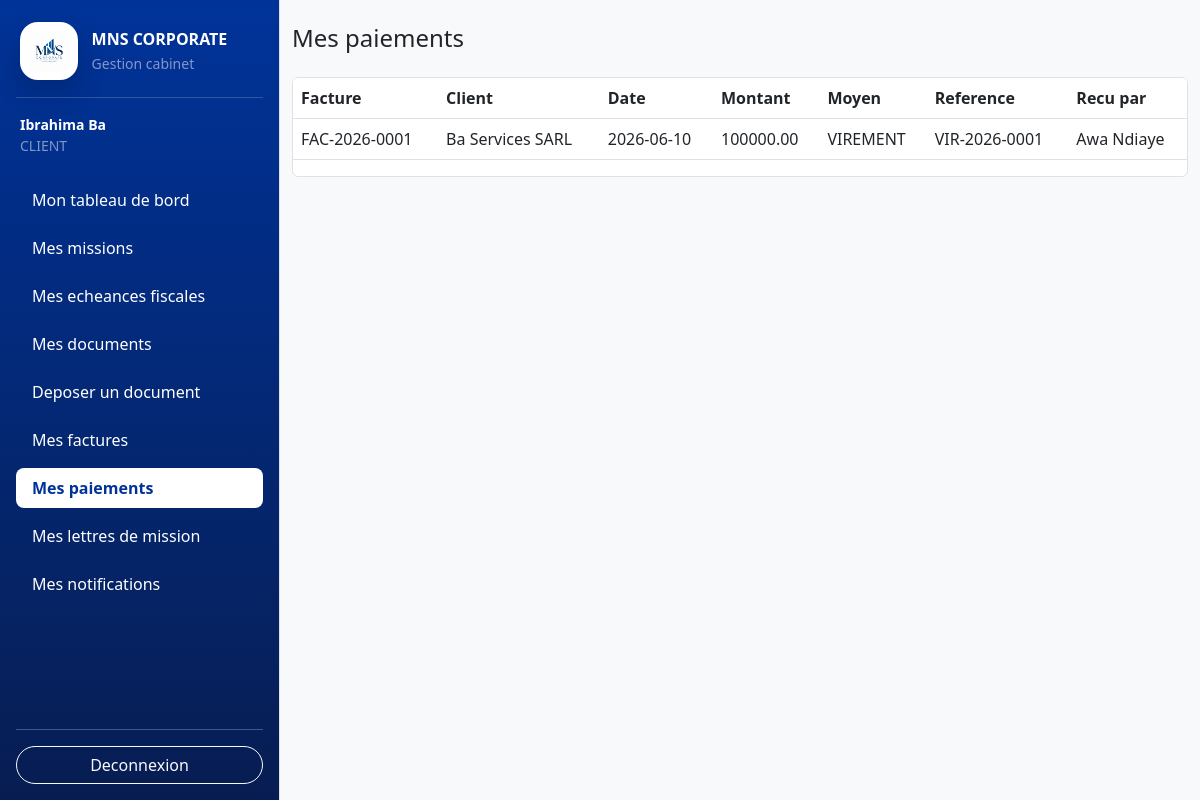
/frontend/views/payments/list.php (signed in), run on the app's committed database.
### tables this page shows
CREATE TABLE IF NOT EXISTS payments (
    id INT UNSIGNED AUTO_INCREMENT PRIMARY KEY,
    invoice_id INT UNSIGNED NOT NULL,
    payment_date DATE NOT NULL,
    amount DECIMAL(12,2) NOT NULL,
    payment_method ENUM('ESPECES', 'VIREMENT', 'CHEQUE', 'WAVE', 'ORANGE_MONEY', 'AUTRE')
        NOT NULL DEFAULT 'VIREMENT',
    reference_number VARCHAR(100) NULL,
    notes TEXT NULL,
    received_by INT UNSIGNED NOT NULL,
    created_at TIMESTAMP DEFAULT CURRENT_TIMESTAMP,
    CONSTRAINT fk_payments_invoice
        FOREIGN KEY (invoice_id) REFERENCES invoices(id)
        ON DELETE CASCADE
        ON UPDATE CASCADE,
    CONSTRAINT fk_payments_received_by
        FOREIGN KEY (received_by) REFERENCES users(id)
        ON DELETE RESTRICT
        ON UPDATE CASCADE
);

CREATE TABLE IF NOT EXISTS invoices (
    id INT UNSIGNED AUTO_INCREMENT PRIMARY KEY,
    client_id INT UNSIGNED NOT NULL,
    mission_id INT UNSIGNED NULL,
    invoice_number VARCHAR(50) NOT NULL UNIQUE,
    issue_date DATE NOT NULL,
    due_date DATE NOT NULL,
    subtotal DECIMAL(12,2) NOT NULL DEFAULT 0.00,
    tax_rate DECIMAL(5,2) NOT NULL DEFAULT 18.00,
    tax_amount DECIMAL(12,2) NOT NULL DEFAULT 0.00,
    total_amount DECIMAL(12,2) NOT NULL DEFAULT 0.00,
    status ENUM('BROUILLON', 'ENVOYEE', 'PARTIELLEMENT_PAYEE', 'PAYEE', 'EN_RETARD', 'ANNULEE')
        NOT NULL DEFAULT 'BROUILLON',
    notes TEXT NULL,
    created_by INT UNSIGNED NOT NULL,
    created_at TIMESTAMP DEFAULT CURRENT_TIMESTAMP,
    updated_at TIMESTAMP DEFAULT CURRENT_TIMESTAMP ON UPDATE CURRENT_TIMESTAMP,
    CONSTRAINT fk_invoices_client
        FOREIGN KEY (client_id) REFERENCES clients(id)
        ON DELETE RESTRICT
        ON UPDATE CASCADE,
    CONSTRAINT fk_invoices_mission
        FOREIGN KEY (mission_id) REFERENCES missions(id)
        ON DELETE SET NULL
        ON UPDATE CASCADE,
    CONSTRAINT fk_invoices_created_by
        FOREIGN KEY (created_by) REFERENCES users(id)
        ON DELETE RESTRICT
        ON UPDATE CASCADE
);

CREATE TABLE IF NOT EXISTS clients (
    id INT UNSIGNED AUTO_INCREMENT PRIMARY KEY,
    user_id INT UNSIGNED NULL UNIQUE,
    company_name VARCHAR(180) NOT NULL,
    legal_form VARCHAR(100) NULL,
    contact_name VARCHAR(150) NULL,
    email VARCHAR(150) NULL,
    phone VARCHAR(30) NULL,
    address VARCHAR(255) NULL,
    ninea VARCHAR(50) NULL UNIQUE,
    rccm VARCHAR(80) NULL UNIQUE,
    tax_regime VARCHAR(100) NULL,
    accounting_year_start DATE NULL,
    accounting_year_end DATE NULL,
    status ENUM('ACTIF', 'INACTIF') NOT NULL DEFAULT 'ACTIF',
    created_at TIMESTAMP DEFAULT CURRENT_TIMESTAMP,
    updated_at TIMESTAMP DEFAULT CURRENT_TIMESTAMP ON UPDATE CURRENT_TIMESTAMP,
    CONSTRAINT fk_clients_user
        FOREIGN KEY (user_id) REFERENCES users(id)
        ON DELETE SET NULL
        ON UPDATE CASCADE
);

CREATE TABLE IF NOT EXISTS users (
    id INT UNSIGNED AUTO_INCREMENT PRIMARY KEY,
    full_name VARCHAR(150) NOT NULL,
    email VARCHAR(150) NOT NULL UNIQUE,
    phone VARCHAR(30) NULL,
    password_hash VARCHAR(255) NOT NULL,
    role ENUM('EXPERT', 'COLLABORATEUR', 'STAGIAIRE', 'CLIENT') NOT NULL,
    is_active TINYINT(1) NOT NULL DEFAULT 1,
    last_login_at DATETIME NULL,
    created_at TIMESTAMP DEFAULT CURRENT_TIMESTAMP,
    updated_at TIMESTAMP DEFAULT CURRENT_TIMESTAMP ON UPDATE CURRENT_TIMESTAMP
);

### backend/includes/auth_check.php (called while the page is built, shortened)
<?php
require_once __DIR__ . '/helpers.php';
function currentUser(): ?array
{
    if (isset($_SESSION['user']) && is_array($_SESSION['user'])) {
        return $_SESSION['user'];
    }
    return null;
}

### backend/controllers/invoice_controller.php (called while the page is built, shortened)
<?php
require_once __DIR__ . '/../models/Payment.php';
function clientForUser(PDO $pdo,int $uid): ?array {$s=$pdo->prepare('SELECT id FROM clients WHERE user_id=:id');$s->execute(['id'=>$uid]);$r=$s->fetch(PDO::FETCH_ASSOC);return $r?:null;}

### backend/models/Payment.php (called while the page is built, shortened)
<?php
require_once __DIR__ . '/BaseModel.php';
class Payment extends BaseModel
{
    public function findAll(array $filters = [], int $limit = 20, int $offset = 0): array
    {
        $params=[]; $where=$this->where($filters,$params); $params['limit']=$limit; $params['offset']=$offset;
        return $this->fetchAll("SELECT p.*, i.invoice_number, c.company_name, u.full_name AS receiver_name FROM payments p INNER JOIN invoices i ON i.id=p.invoice_id INNER JOIN clients c ON c.id=i.client_id INNER JOIN users u ON u.id=p.received_by {$where} ORDER BY p.payment_date DESC LIMIT :limit OFFSET :offset", $params);
    }
    private function where(array $filters, array &$params): string { $w=[]; foreach(['invoice_id','client_id','payment_method'] as $f){ if(($filters[$f]??'')!==''){ $col=$f==='client_id'?'i.client_id':"p.$f"; $w[]="$col = :$f"; $params[$f]=$filters[$f]; }} return $w?' WHERE '.implode(' AND ',$w):''; }
}

### backend/models/BaseModel.php (called while the page is built, shortened)
<?php
abstract class BaseModel
{
    protected PDO $db;
    public function __construct(PDO $db)
    {
        $this->db = $db;
    }
    protected function fetchAll(string $sql, array $params = []): array
    {
        $stmt = $this->db->prepare($sql);
        $stmt->execute($params);
        return $stmt->fetchAll(PDO::FETCH_ASSOC);
    }
}

### backend/includes/helpers.php (called while the page is built, shortened)
<?php
function e(?string $value): string
{
    return htmlspecialchars($value ?? '', ENT_QUOTES, 'UTF-8', false);
}

### frontend/views/payments/list.php (the view)
<?php declare(strict_types=1); if(!defined('MNS_CONTROLLER_RENDER')){require_once __DIR__.'/../../../backend/controllers/payment_controller.php'; handlePaymentRequest(); return;} require_once __DIR__.'/../../../backend/includes/helpers.php'; $user=currentUser(); require_once __DIR__.'/../includes/header.php'; ?>
<div class="d-flex"><?php require_once __DIR__.'/../includes/sidebar.php'; ?><main class="container-fluid py-4"><div class="d-flex justify-content-between mb-3"><h1 class="h4"><?php echo (($user['role']??'')==='CLIENT')?'Mes paiements':'Paiements'; ?></h1><?php if(($user['role']??'')==='EXPERT'): ?><a class="btn btn-primary" href="/MNS_CORPORATE/frontend/views/payments/create.php">Nouveau paiement</a><?php endif; ?></div><div class="table-responsive bg-white border rounded"><table class="table table-hover"><thead><tr><th>Facture</th><th>Client</th><th>Date</th><th>Montant</th><th>Moyen</th><th>Reference</th><th>Recu par</th></tr></thead><tbody><?php foreach($payments as $p): ?><tr><td><?php echo e($p['invoice_number']); ?></td><td><?php echo e($p['company_name']); ?></td><td><?php echo e($p['payment_date']); ?></td><td><?php echo e((string)$p['amount']); ?></td><td><?php echo e($p['payment_method']); ?></td><td><?php echo e($p['reference_number']); ?></td><td><?php echo e($p['receiver_name']); ?></td></tr><?php endforeach; ?><?php if(($payments??[])===[]): ?><tr><td colspan="7" class="text-center text-muted py-4">Aucun paiement.</td></tr><?php endif; ?></tbody></table></div></main></div><?php require_once __DIR__.'/../includes/footer.php'; ?>

### data on the page
payments: invoice.invoice_number "FAC-2026-0001", clients.company_name "Ba Services SARL", payment_date "2026-06-10", amount "100000.00", payment_method "VIREMENT", reference_number "VIR-2026-0001", received_by.full_name "Awa Ndiaye"

### other printed values
$fullName "Ibrahima Ba"
$role "CLIENT"
$label "Mon tableau de bord"
$label "Mes missions"
$label "Mes echeances fiscales"
$label "Mes documents"
$label "Deposer un document"
$label "Mes factures"
$label "Mes paiements"
$label "Mes lettres de mission"
$label "Mes notifications"
